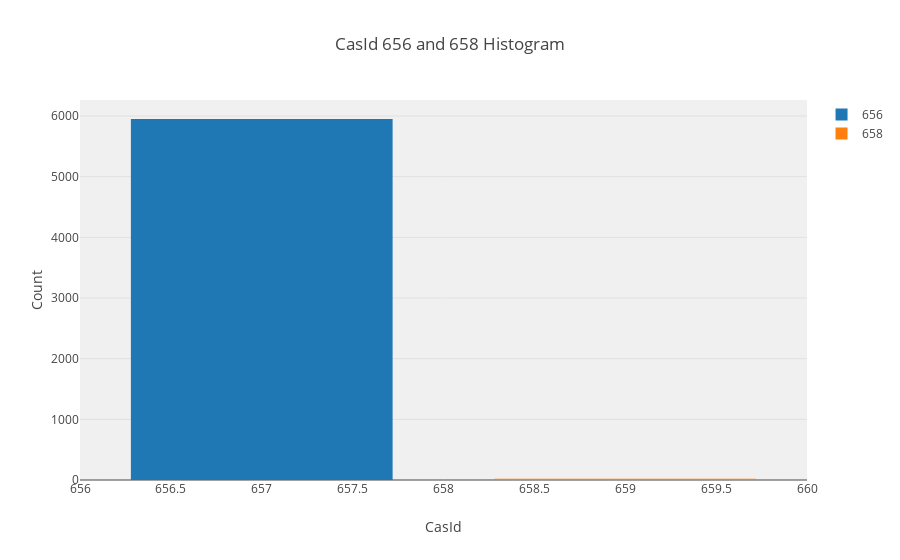

The notebook cell saved with this chart:
### Code cell
# Let's plot a histogram of 656 and 658 CASID
hist_1 = go.Histogram(
    x = between_640_659[CASID_COLUMN][between_640_659[CASID_COLUMN] == 656].values,
    name = '656',
    xbins=dict(
        start=656,
        end=659,
        size=2
    )
)
hist_2 = go.Histogram(
    x = between_640_659[CASID_COLUMN][between_640_659[CASID_COLUMN] == 658].values,
    name = '658',
    xbins=dict(
        start=656,
        end=659,
        size=2
    )
)

layout = go.Layout(
    title='CasId 656 and 658 Histogram',
    xaxis=dict(
        title='CasId'
    ),
    yaxis=dict(
        title='Count'
    ),
    bargap=0.2,
    bargroupgap=0.1,
    plot_bgcolor='rgba(240,240,240, 0.95)'
)

fig = go.Figure(data=[hist_1, hist_2], layout=layout)
offline.iplot(fig, filename='casid_656_658_histogram')

### Figure 1 — Plotly figure (JSON) as saved in the notebook; plotly's stock layout.template omitted (floating-point values rounded to 4 significant figures; data arrays with more than 128 entries replaced by an {"elided": "..."} marker saying what was removed)
{"data": [{"name": "656", "type": "histogram", "uid": "da3a11f4-c81a-4ff4-b00e-0d7cb29aec64", "x": {"elided": "5951 int values"}, "xbins": {"end": 659, "size": 2, "start": 656}}, {"name": "658", "type": "histogram", "uid": "59a83941-6ae5-4150-a18d-42c94d7607b1", "x": [658, 658, 658, 658, 658, 658, 658, 658, 658, 658, 658, 658, 658, 658, 658, 658, 658, 658, 658, 658, 658, 658], "xbins": {"end": 659, "size": 2, "start": 656}}], "layout": {"bargap": 0.2, "bargroupgap": 0.1, "plot_bgcolor": "rgba(240,240,240, 0.95)", "title": {"text": "CasId 656 and 658 Histogram"}, "xaxis": {"title": {"text": "CasId"}}, "yaxis": {"title": {"text": "Count"}}}}
